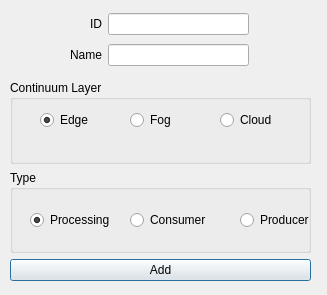
<?xml version="1.0" encoding="UTF-8"?>
<ui version="4.0">
 <class>MainWindow</class>
 <widget class="QMainWindow" name="MainWindow">
  <property name="geometry">
   <rect>
    <x>0</x>
    <y>0</y>
    <width>327</width>
    <height>295</height>
   </rect>
  </property>
  <property name="windowTitle">
   <string>Add Step</string>
  </property>
  <widget class="QWidget" name="centralwidget">
   <property name="layoutDirection">
    <enum>Qt::LeftToRight</enum>
   </property>
   <widget class="QPushButton" name="add_button_2">
    <property name="geometry">
     <rect>
      <x>300</x>
      <y>480</y>
      <width>93</width>
      <height>28</height>
     </rect>
    </property>
    <property name="text">
     <string>Add</string>
    </property>
   </widget>
   <widget class="QWidget" name="">
    <property name="geometry">
     <rect>
      <x>70</x>
      <y>10</y>
      <width>179</width>
      <height>61</height>
     </rect>
    </property>
    <layout class="QGridLayout" name="gridLayout">
     <item row="0" column="0">
      <widget class="QLabel" name="label_id">
       <property name="layoutDirection">
        <enum>Qt::RightToLeft</enum>
       </property>
       <property name="text">
        <string>ID</string>
       </property>
       <property name="alignment">
        <set>Qt::AlignRight|Qt::AlignTrailing|Qt::AlignVCenter</set>
       </property>
      </widget>
     </item>
     <item row="0" column="1">
      <widget class="QLineEdit" name="lineEdit_id"/>
     </item>
     <item row="1" column="0">
      <widget class="QLabel" name="label_name">
       <property name="text">
        <string>Name</string>
       </property>
       <property name="alignment">
        <set>Qt::AlignRight|Qt::AlignTrailing|Qt::AlignVCenter</set>
       </property>
      </widget>
     </item>
     <item row="1" column="1">
      <widget class="QLineEdit" name="lineEdit_name"/>
     </item>
    </layout>
   </widget>
   <widget class="QWidget" name="">
    <property name="geometry">
     <rect>
      <x>10</x>
      <y>80</y>
      <width>301</width>
      <height>201</height>
     </rect>
    </property>
    <layout class="QVBoxLayout" name="verticalLayout">
     <item>
      <widget class="QGroupBox" name="groupBoxContinuumLayer">
       <property name="title">
        <string>Continuum Layer</string>
       </property>
       <widget class="QRadioButton" name="radioButtonEdge">
        <property name="enabled">
         <bool>true</bool>
        </property>
        <property name="geometry">
         <rect>
          <x>30</x>
          <y>30</y>
          <width>95</width>
          <height>20</height>
         </rect>
        </property>
        <property name="text">
         <string>Edge</string>
        </property>
        <property name="checked">
         <bool>true</bool>
        </property>
       </widget>
       <widget class="QRadioButton" name="radioButtonFog">
        <property name="enabled">
         <bool>true</bool>
        </property>
        <property name="geometry">
         <rect>
          <x>120</x>
          <y>30</y>
          <width>95</width>
          <height>20</height>
         </rect>
        </property>
        <property name="text">
         <string>Fog </string>
        </property>
        <property name="checked">
         <bool>false</bool>
        </property>
       </widget>
       <widget class="QRadioButton" name="radioButtonCloud">
        <property name="enabled">
         <bool>true</bool>
        </property>
        <property name="geometry">
         <rect>
          <x>210</x>
          <y>30</y>
          <width>95</width>
          <height>20</height>
         </rect>
        </property>
        <property name="text">
         <string>Cloud</string>
        </property>
        <property name="checked">
         <bool>false</bool>
        </property>
        <property name="autoExclusive">
         <bool>true</bool>
        </property>
       </widget>
      </widget>
     </item>
     <item>
      <widget class="QGroupBox" name="groupBoxType">
       <property name="title">
        <string>Type</string>
       </property>
       <widget class="QRadioButton" name="radioButtonProducer">
        <property name="enabled">
         <bool>true</bool>
        </property>
        <property name="geometry">
         <rect>
          <x>230</x>
          <y>40</y>
          <width>95</width>
          <height>20</height>
         </rect>
        </property>
        <property name="text">
         <string>Producer</string>
        </property>
       </widget>
       <widget class="QRadioButton" name="radioButtonProcessing">
        <property name="enabled">
         <bool>true</bool>
        </property>
        <property name="geometry">
         <rect>
          <x>20</x>
          <y>40</y>
          <width>95</width>
          <height>20</height>
         </rect>
        </property>
        <property name="text">
         <string>Processing</string>
        </property>
        <property name="checked">
         <bool>true</bool>
        </property>
       </widget>
       <widget class="QRadioButton" name="radioButtonConsumer">
        <property name="enabled">
         <bool>true</bool>
        </property>
        <property name="geometry">
         <rect>
          <x>120</x>
          <y>40</y>
          <width>95</width>
          <height>20</height>
         </rect>
        </property>
        <property name="text">
         <string>Consumer </string>
        </property>
       </widget>
      </widget>
     </item>
     <item>
      <widget class="QPushButton" name="add_button">
       <property name="text">
        <string>Add</string>
       </property>
       <property name="autoDefault">
        <bool>true</bool>
       </property>
       <property name="default">
        <bool>true</bool>
       </property>
      </widget>
     </item>
    </layout>
   </widget>
   <zorder>groupBoxType</zorder>
   <zorder>groupBoxContinuumLayer</zorder>
   <zorder>label_name</zorder>
   <zorder>label_id</zorder>
   <zorder>add_button</zorder>
   <zorder>add_button_2</zorder>
   <zorder>lineEdit_id</zorder>
   <zorder>lineEdit_name</zorder>
  </widget>
 </widget>
 <tabstops>
  <tabstop>lineEdit_id</tabstop>
  <tabstop>lineEdit_name</tabstop>
  <tabstop>radioButtonEdge</tabstop>
  <tabstop>radioButtonFog</tabstop>
  <tabstop>radioButtonCloud</tabstop>
  <tabstop>radioButtonProcessing</tabstop>
  <tabstop>radioButtonConsumer</tabstop>
  <tabstop>radioButtonProducer</tabstop>
  <tabstop>add_button</tabstop>
  <tabstop>add_button_2</tabstop>
 </tabstops>
 <resources/>
 <connections/>
</ui>
